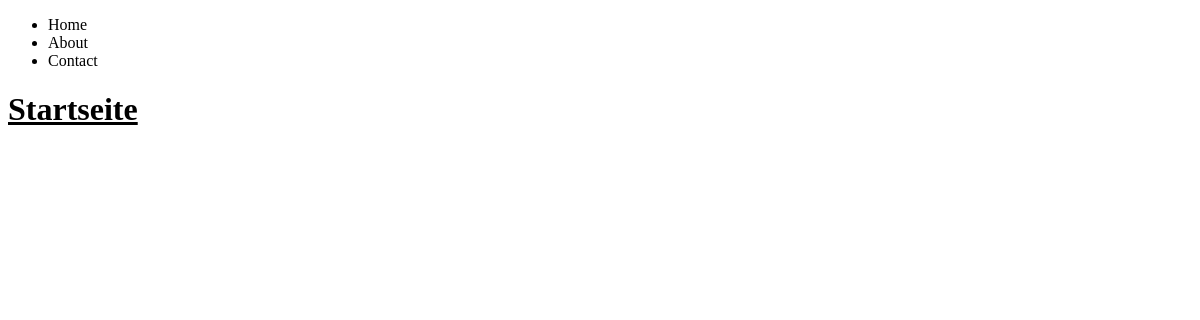
/, run on an earlier commit of the app's database.
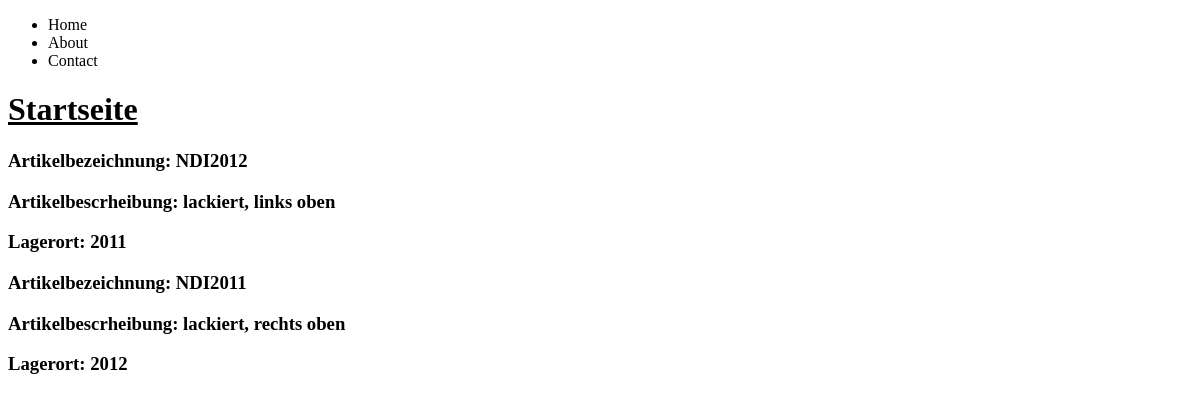
And on a later commit of the database.
### helloDjango/models.py (models this page shows, shortened)
class Artikel(models.Model):
    titel = models.CharField(max_length=8)
    beschreibung = models.TextField(null=True, blank=True)
    lagerort = models.TextField(null=True, blank=True)

### helloDjango/views.py (the view)
# urls.py: path('',views.start, name='index'),
def start(request):
    artikels = Artikel.objects.all()
    return render(request, 'start.html', {'artikels': artikels})

### templates/start.html
{% extends 'index.html' %}
{% block content %}
    <h1>
        <u>Startseite</u>
    </h1>
    <div>
        {% for artikel in artikels %}
            <div>
                <p><h3>Artikelbezeichnung: {{ artikel.titel }}</h3>
                <p><h3>Artikelbescrheibung: {{ artikel.beschreibung }}</h3>
                <p><h3>Lagerort: {{ artikel.lagerort }}</h3>
            </div>
        {% endfor %}
    </div>
{% endblock %}

What changed in the data, as far as the page shows it:
added Artikel: titel "NDI2012", beschreibung "lackiert, links oben", lagerort "2011"
added Artikel: titel "NDI2011", beschreibung "lackiert, rechts oben", lagerort "2012"
